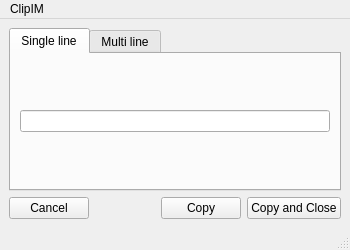
<?xml version="1.0" encoding="UTF-8"?>
<ui version="4.0">
 <class>MainWindow</class>
 <widget class="QMainWindow" name="MainWindow">
  <property name="geometry">
   <rect>
    <x>0</x>
    <y>0</y>
    <width>350</width>
    <height>250</height>
   </rect>
  </property>
  <property name="windowTitle">
   <string>ClipIM</string>
  </property>
  <property name="windowIcon">
   <iconset resource="resources.qrc">
    <normaloff>:/icons/clipim.svg</normaloff>:/icons/clipim.svg</iconset>
  </property>
  <widget class="QWidget" name="centralwidget">
   <layout class="QGridLayout" name="gridLayout">
    <item row="0" column="0">
     <layout class="QVBoxLayout" name="verticalLayout">
      <item>
       <widget class="QTabWidget" name="tabWidget">
        <property name="currentIndex">
         <number>0</number>
        </property>
        <widget class="QWidget" name="singleTab">
         <attribute name="title">
          <string>Single line</string>
         </attribute>
         <layout class="QGridLayout" name="gridLayout_2">
          <item row="0" column="0">
           <widget class="QLineEdit" name="lineEdit"/>
          </item>
         </layout>
        </widget>
        <widget class="QWidget" name="multiTab">
         <attribute name="title">
          <string>Multi line</string>
         </attribute>
         <layout class="QGridLayout" name="gridLayout_3">
          <item row="0" column="0">
           <widget class="QPlainTextEdit" name="plainTextEdit"/>
          </item>
         </layout>
        </widget>
       </widget>
      </item>
      <item>
       <layout class="QHBoxLayout" name="horizontalLayout">
        <item>
         <widget class="QPushButton" name="cancelButton">
          <property name="text">
           <string>Cancel</string>
          </property>
         </widget>
        </item>
        <item>
         <spacer name="horizontalSpacer">
          <property name="orientation">
           <enum>Qt::Horizontal</enum>
          </property>
          <property name="sizeHint" stdset="0">
           <size>
            <width>40</width>
            <height>20</height>
           </size>
          </property>
         </spacer>
        </item>
        <item>
         <widget class="QPushButton" name="copyButton">
          <property name="text">
           <string>Copy</string>
          </property>
         </widget>
        </item>
        <item>
         <widget class="QPushButton" name="cpandcloseButton">
          <property name="text">
           <string>Copy and Close</string>
          </property>
         </widget>
        </item>
       </layout>
      </item>
     </layout>
    </item>
   </layout>
  </widget>
  <widget class="QMenuBar" name="menubar">
   <property name="geometry">
    <rect>
     <x>0</x>
     <y>0</y>
     <width>350</width>
     <height>25</height>
    </rect>
   </property>
   <widget class="QMenu" name="menuClipIM">
    <property name="title">
     <string>ClipIM</string>
    </property>
    <addaction name="actionAbout"/>
    <addaction name="separator"/>
    <addaction name="actionQuit"/>
   </widget>
   <addaction name="menuClipIM"/>
  </widget>
  <widget class="QStatusBar" name="statusbar"/>
  <action name="actionQuit">
   <property name="text">
    <string>Quit</string>
   </property>
  </action>
  <action name="actionAbout">
   <property name="text">
    <string>About...</string>
   </property>
  </action>
 </widget>
 <tabstops>
  <tabstop>tabWidget</tabstop>
  <tabstop>copyButton</tabstop>
  <tabstop>cpandcloseButton</tabstop>
  <tabstop>cancelButton</tabstop>
 </tabstops>
 <resources>
  <include location="resources.qrc"/>
 </resources>
 <connections>
  <connection>
   <sender>actionQuit</sender>
   <signal>triggered(bool)</signal>
   <receiver>MainWindow</receiver>
   <slot>close()</slot>
   <hints>
    <hint type="sourcelabel">
     <x>-1</x>
     <y>-1</y>
    </hint>
    <hint type="destinationlabel">
     <x>169</x>
     <y>114</y>
    </hint>
   </hints>
  </connection>
  <connection>
   <sender>cancelButton</sender>
   <signal>clicked()</signal>
   <receiver>MainWindow</receiver>
   <slot>close()</slot>
   <hints>
    <hint type="sourcelabel">
     <x>50</x>
     <y>179</y>
    </hint>
    <hint type="destinationlabel">
     <x>169</x>
     <y>114</y>
    </hint>
   </hints>
  </connection>
 </connections>
</ui>
